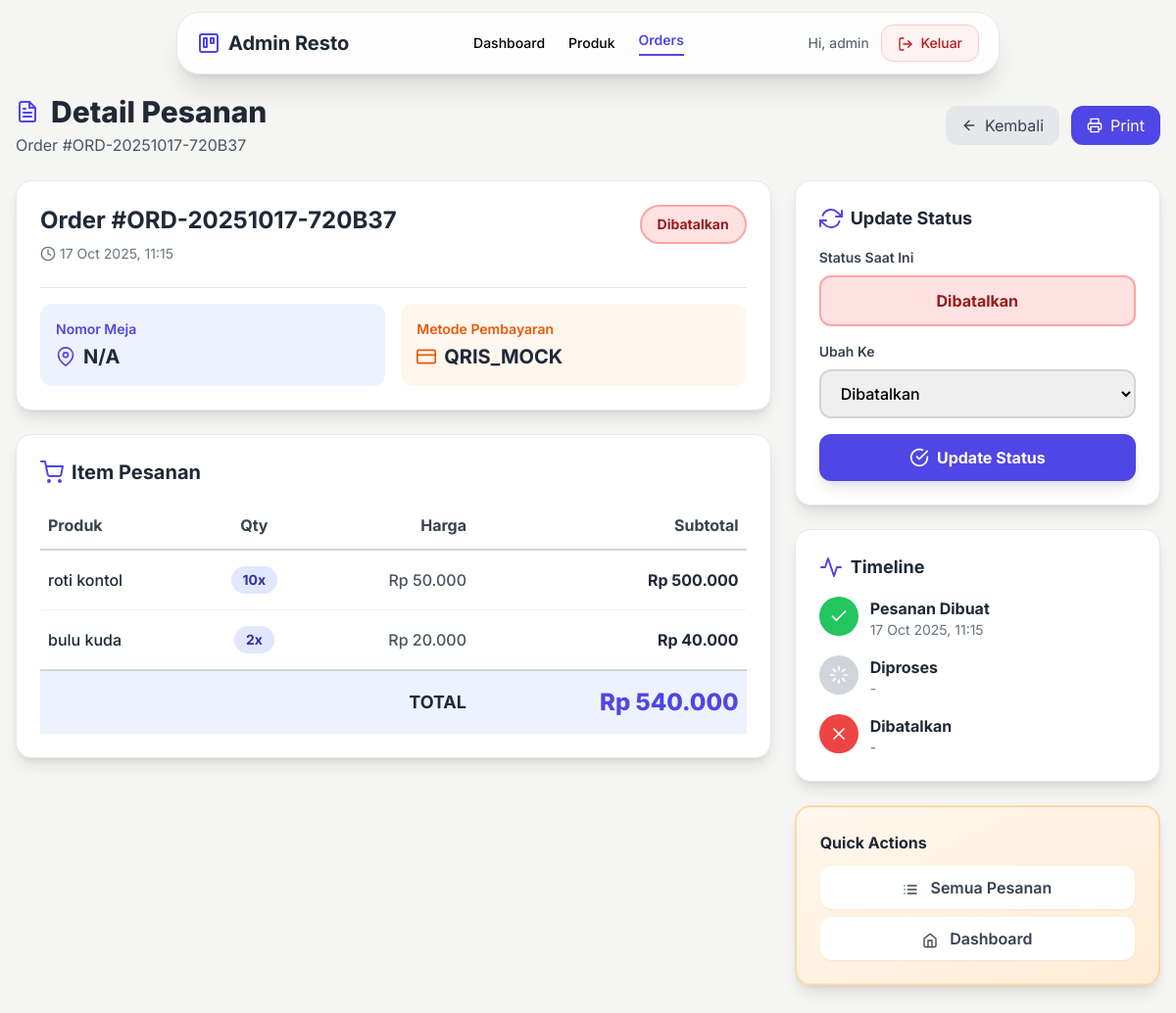
Page /admin/orders_detail.php?id=2 (signed in) on the earlier database version.
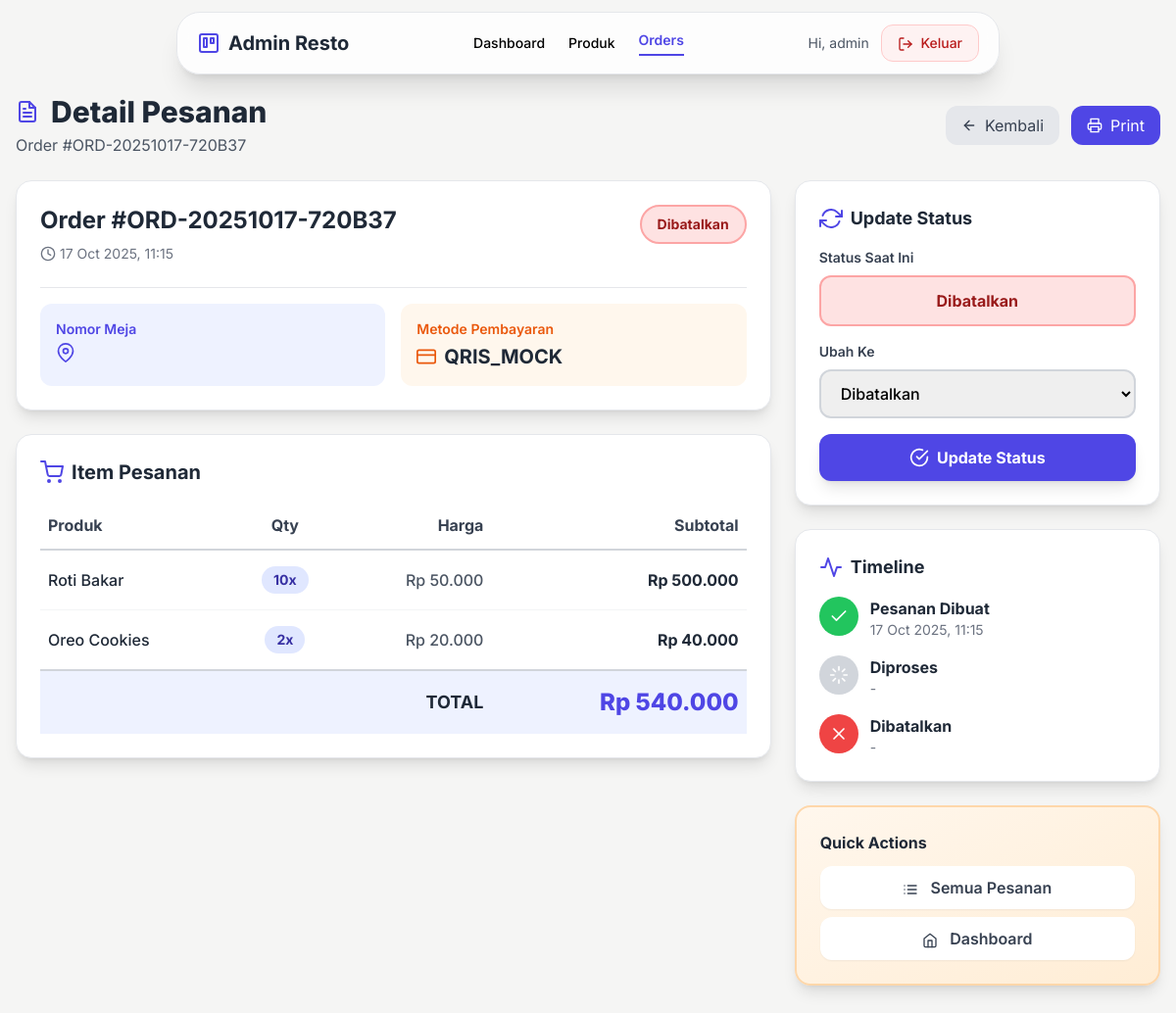
Same page on the later database version.
### tables this page shows
CREATE TABLE `order_items` (
  `id` int(11) NOT NULL,
  `order_id` int(11) NOT NULL,
  `product_id` int(11) NOT NULL,
  `qty` int(11) NOT NULL DEFAULT 1,
  `price` decimal(12,2) NOT NULL
);

CREATE TABLE `products` (
  `id` int(11) NOT NULL,
  `name` varchar(150) NOT NULL,
  `price` decimal(12,2) NOT NULL DEFAULT 0.00,
  `description` text DEFAULT NULL,
  `category_id` int(11) DEFAULT NULL,
  `stock` int(11) DEFAULT 0,
  `image` varchar(255) DEFAULT NULL,
  `is_active` tinyint(1) DEFAULT 1 COMMENT 'Status aktif produk (1=aktif, 0=arsip)',
  `created_at` timestamp NULL DEFAULT current_timestamp()
);

### app/helpers.php (called while the page is built, shortened)
<?php
function currency($number) {
    return 'Rp ' . number_format($number, 0, ',', '.');
}

### admin/orders_detail.php (the view, shortened to what the changed rows need)
<?php
require_once '../config/config.php';
require_once '../app/helpers.php';
$order_id = $_GET['id'] ?? null;
try {
    $stmt = $pdo->prepare("
        SELECT o.*, t.name AS table_name
        FROM orders o
        LEFT JOIN tables t ON o.table_id = t.id
        WHERE o.id = ?
    ");
    $stmt->execute([$order_id]);
    $order = $stmt->fetch(PDO::FETCH_ASSOC);
    $stmt_items = $pdo->prepare("
        SELECT oi.*, p.name AS product_name
        FROM order_items oi
        JOIN products p ON oi.product_id = p.id
        WHERE oi.order_id = ?
    ");
    $stmt_items->execute([$order_id]);
    $items = $stmt_items->fetchAll(PDO::FETCH_ASSOC);
} catch (PDOException $e) {
    $error = "Error: " . $e->getMessage();
    $order = null;
    $items = [];
}
$statusMap = ['pending' => 'Menunggu', 'processing' => 'Diproses', 'done' => 'Selesai', 'cancelled' => 'Dibatalkan'];
$statusColorMap = ['pending' => 'bg-yellow-100 text-yellow-800 border-yellow-300', 'processing' => 'bg-blue-100 text-blue-800 border-blue-300', 'done' => 'bg-green-100 text-green-800 border-green-300', 'cancelled' => 'bg-red-100 text-red-800 border-red-300'];
?>
<!DOCTYPE html>
<html lang="id">
<head>
  <script src="https://cdn.tailwindcss.com"></script>
</head>
<body class="bg-stone-100 min-h-screen">
  <main class="pt-24 pb-12 px-4 max-w-7xl mx-auto">
    <div class="mb-6 flex flex-col md:flex-row justify-between items-start md:items-center gap-4 slide-in">
      <div>
        <h1 class="text-3xl font-extrabold text-gray-800 flex items-center">
          <i data-feather="file-text" class="mr-3 text-indigo-600"></i>
          Detail Pesanan
        </h1>
      </div>
    </div>
    <?php if ($order): ?>
    <div class="grid grid-cols-1 lg:grid-cols-3 gap-6">
      <div class="lg:col-span-2 space-y-6">
        <div class="bg-white rounded-2xl shadow-lg p-6 border border-gray-200 slide-in">
          <div class="flex flex-col sm:flex-row justify-between items-start gap-4 mb-6">
            <div>
              <h2 class="text-2xl font-bold text-gray-800">Order #<?= htmlspecialchars($order['order_code']) ?></h2>
              <p class="text-gray-500 text-sm mt-2 flex items-center">
                <i data-feather="clock" class="w-4 h-4 inline mr-1"></i>
                <?= date('d M Y, H:i', strtotime($order['created_at'])) ?>
              </p>
            </div>
            <span class="px-4 py-2 rounded-full text-sm font-bold border-2 <?= $statusColorMap[$order['status']] ?>">
              <?= $statusMap[$order['status']] ?>
            </span>
          </div>
          <div class="grid grid-cols-1 sm:grid-cols-2 gap-4 pt-4 border-t border-gray-200">
            <div class="bg-indigo-50 p-4 rounded-xl">
              <p class="text-indigo-600 text-sm font-semibold mb-1">Nomor Meja</p>
              <p class="text-xl font-bold text-gray-800 flex items-center">
                <i data-feather="map-pin" class="w-5 h-5 inline mr-2 text-indigo-600"></i>
                <?= htmlspecialchars($order['table_number'] ?? $order['table_name'] ?? 'N/A') ?>
              </p>
            </div>
            <div class="bg-orange-50 p-4 rounded-xl">
              <p class="text-orange-600 text-sm font-semibold mb-1">Metode Pembayaran</p>
              <p class="text-xl font-bold text-gray-800 flex items-center uppercase">
                <i data-feather="credit-card" class="w-5 h-5 inline mr-2 text-orange-600"></i>
                <?= htmlspecialchars($order['payment_method']) ?>
              </p>
            </div>
          </div>
        </div>
        <div class="bg-white rounded-2xl shadow-lg p-6 border border-gray-200 slide-in">
          <h3 class="text-xl font-bold text-gray-800 mb-4 flex items-center">
            <i data-feather="shopping-cart" class="mr-2 text-indigo-600"></i> Item Pesanan
          </h3>
          <div class="overflow-x-auto">
            <table class="w-full">
              <thead>
                <tr class="border-b-2 border-gray-300">
                  <th class="text-left py-3 px-2 text-gray-700 font-bold">Produk</th>
                  <th class="text-center py-3 px-2 text-gray-700 font-bold">Qty</th>
                  <th class="text-right py-3 px-2 text-gray-700 font-bold">Harga</th>
                  <th class="text-right py-3 px-2 text-gray-700 font-bold">Subtotal</th>
                </tr>
              </thead>
              <tbody>
                <?php
                $total = 0;
                foreach ($items as $item):
                  $subtotal = $item['qty'] * $item['price'];
                  $total += $subtotal;
                ?>
                <tr class="border-b border-gray-100 hover:bg-gray-50 transition">
                  <td class="py-4 px-2"><span class="font-medium text-gray-800"><?= htmlspecialchars($item['product_name']) ?></span></td>
                  <td class="py-4 px-2 text-center"><span class="inline-block px-3 py-1 bg-indigo-100 text-indigo-800 rounded-full font-bold text-sm"><?= $item['qty'] ?>x</span></td>
                  <td class="py-4 px-2 text-right text-gray-600 font-medium"><?= currency($item['price']) ?></td>
                  <td class="py-4 px-2 text-right font-bold text-gray-800"><?= currency($subtotal) ?></td>
                </tr>
                <?php endforeach; ?>
              </tbody>
              <tfoot>
                <tr class="border-t-2 border-gray-300 bg-indigo-50">
                  <td colspan="3" class="py-4 px-2 text-right font-bold text-gray-800 text-lg">TOTAL</td>
                  <td class="py-4 px-2 text-right font-extrabold text-2xl text-indigo-600"><?= currency($total) ?></td>
                </tr>
              </tfoot>
            </table>
          </div>
        </div>
      </div>
      <div class="space-y-6">
        <div class="no-print bg-white rounded-2xl shadow-lg p-6 border border-gray-200 slide-in">
          <h3 class="text-lg font-bold text-gray-800 mb-4 flex items-center">
            <i data-feather="refresh-cw" class="mr-2 text-indigo-600"></i> Update Status
          </h3>
          <form method="POST" class="space-y-4">
            <div>
              <label class="block text-sm font-semibold text-gray-700 mb-2">Status Saat Ini</label>
              <div class="px-4 py-3 rounded-xl border-2 <?= $statusColorMap[$order['status']] ?> font-bold text-center">
                <?= $statusMap[$order['status']] ?>
              </div>
            </div>
            <div>
              <label class="block text-sm font-semibold text-gray-700 mb-2">Ubah Ke</label>
              <select name="status" required class="w-full px-4 py-3 border-2 border-gray-300 rounded-xl focus:ring-2 focus:ring-indigo-500 font-medium">
                <option value="cancelled" <?= $order['status'] === 'cancelled' ? 'selected' : '' ?>>Dibatalkan</option>
              </select>
            </div>
            <button type="submit" name="update_status" class="w-full px-4 py-3 bg-indigo-600 text-white rounded-xl font-bold hover:bg-indigo-700 transition shadow-lg flex items-center justify-center">
              <i data-feather="check-circle" class="w-5 h-5 inline mr-2"></i> Update Status
            </button>
          </form>
        </div>
        <div class="bg-white rounded-2xl shadow-lg p-6 border border-gray-200 slide-in">
          <h3 class="text-lg font-bold text-gray-800 mb-4 flex items-center">
            <i data-feather="activity" class="mr-2 text-indigo-600"></i> Timeline
          </h3>
          <div class="space-y-4">
            <div class="flex items-start">
              <div class="w-10 h-10 rounded-full bg-green-500 flex items-center justify-center text-white mr-3 flex-shrink-0">
                <i data-feather="check" class="w-5 h-5"></i>
              </div>
              <div>
                <p class="font-bold text-gray-800">Pesanan Dibuat</p>
                <p class="text-sm text-gray-500"><?= date('d M Y, H:i', strtotime($order['created_at'])) ?></p>
              </div>
            </div>
            <?php if ($order['status'] !== 'pending'): ?>
            <div class="flex items-start">
              <div class="w-10 h-10 rounded-full <?= in_array($order['status'], ['processing', 'done']) ? 'bg-blue-500' : 'bg-gray-300' ?> flex items-center justify-center text-white mr-3 flex-shrink-0">
                <i data-feather="loader" class="w-5 h-5"></i>
              </div>
              <div>
                <p class="font-bold text-gray-800">Diproses</p>
                <p class="text-sm text-gray-500"><?= $order['updated_at'] ? date('d M Y, H:i', strtotime($order['updated_at'])) : '-' ?></p>
              </div>
            </div>
            <?php endif; ?>
            <?php if ($order['status'] === 'cancelled'): ?>
            <div class="flex items-start">
              <div class="w-10 h-10 rounded-full bg-red-500 flex items-center justify-center text-white mr-3 flex-shrink-0">
                <i data-feather="x" class="w-5 h-5"></i>
              </div>
              <div>
                <p class="font-bold text-gray-800">Dibatalkan</p>
                <p class="text-sm text-gray-500"><?= $order['updated_at'] ? date('d M Y, H:i', strtotime($order['updated_at'])) : '-' ?></p>
              </div>
            </div>
            <?php endif; ?>
          </div>
        </div>
        <div class="no-print bg-gradient-to-br from-orange-50 to-orange-100 rounded-2xl shadow-lg p-6 border-2 border-orange-200 slide-in">
          <h3 class="text-base font-bold text-gray-800 mb-3">Quick Actions</h3>
          <div class="space-y-2">
            <a href="orders.php" class="block w-full px-4 py-2.5 bg-white text-gray-700 rounded-xl hover:bg-gray-50 transition text-center font-semibold shadow-sm">
              <i data-feather="list" class="w-4 h-4 inline mr-2"></i> Semua Pesanan
            </a>
            <a href="dashboard.php" class="block w-full px-4 py-2.5 bg-white text-gray-700 rounded-xl hover:bg-gray-50 transition text-center font-semibold shadow-sm">
              <i data-feather="home" class="w-4 h-4 inline mr-2"></i> Dashboard
            </a>
          </div>
        </div>
      </div>
    </div>
    <?php endif; ?>
  </main>
</body>
</html>

Differences in the rows shown:
changed through a linked row, order_items "Rp 50.000": product.name "roti kontol" → "Roti Bakar"
changed through a linked row, order_items "Rp 20.000": product.name "bulu kuda" → "Oreo Cookies"
Other differences:
$order['table_number']: "N/A" → (not shown)
